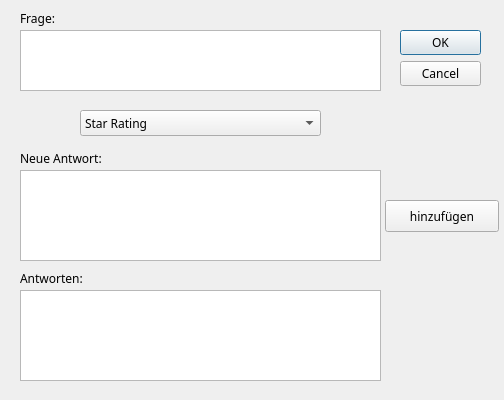
<?xml version="1.0" encoding="UTF-8"?>
<ui version="4.0">
 <class>QuestionEditor</class>
 <widget class="QDialog" name="QuestionEditor">
  <property name="geometry">
   <rect>
    <x>0</x>
    <y>0</y>
    <width>504</width>
    <height>400</height>
   </rect>
  </property>
  <property name="font">
   <font>
    <family>Futura</family>
   </font>
  </property>
  <property name="windowTitle">
   <string>Dialog</string>
  </property>
  <widget class="QDialogButtonBox" name="buttonBox">
   <property name="geometry">
    <rect>
     <x>400</x>
     <y>30</y>
     <width>81</width>
     <height>141</height>
    </rect>
   </property>
   <property name="orientation">
    <enum>Qt::Vertical</enum>
   </property>
   <property name="standardButtons">
    <set>QDialogButtonBox::Cancel|QDialogButtonBox::Ok</set>
   </property>
  </widget>
  <widget class="QLabel" name="label">
   <property name="geometry">
    <rect>
     <x>20</x>
     <y>10</y>
     <width>91</width>
     <height>16</height>
    </rect>
   </property>
   <property name="text">
    <string>Frage:</string>
   </property>
  </widget>
  <widget class="QTextEdit" name="textEdit">
   <property name="geometry">
    <rect>
     <x>20</x>
     <y>30</y>
     <width>361</width>
     <height>61</height>
    </rect>
   </property>
  </widget>
  <widget class="QComboBox" name="comboBox">
   <property name="geometry">
    <rect>
     <x>80</x>
     <y>110</y>
     <width>241</width>
     <height>26</height>
    </rect>
   </property>
   <item>
    <property name="text">
     <string>Star Rating</string>
    </property>
   </item>
   <item>
    <property name="text">
     <string>Multiple Choice</string>
    </property>
   </item>
  </widget>
  <widget class="QStackedWidget" name="stackedWidget">
   <property name="geometry">
    <rect>
     <x>0</x>
     <y>140</y>
     <width>501</width>
     <height>261</height>
    </rect>
   </property>
   <property name="currentIndex">
    <number>1</number>
   </property>
   <widget class="QWidget" name="page"/>
   <widget class="QWidget" name="page_2">
    <widget class="QListView" name="listView">
     <property name="geometry">
      <rect>
       <x>20</x>
       <y>150</y>
       <width>361</width>
       <height>91</height>
      </rect>
     </property>
    </widget>
    <widget class="QLabel" name="label_2">
     <property name="geometry">
      <rect>
       <x>20</x>
       <y>130</y>
       <width>91</width>
       <height>16</height>
      </rect>
     </property>
     <property name="text">
      <string>Antworten:</string>
     </property>
    </widget>
    <widget class="QLabel" name="label_3">
     <property name="geometry">
      <rect>
       <x>20</x>
       <y>10</y>
       <width>101</width>
       <height>16</height>
      </rect>
     </property>
     <property name="text">
      <string>Neue Antwort:</string>
     </property>
    </widget>
    <widget class="QTextEdit" name="textEdit_2">
     <property name="geometry">
      <rect>
       <x>20</x>
       <y>30</y>
       <width>361</width>
       <height>91</height>
      </rect>
     </property>
    </widget>
    <widget class="QPushButton" name="pushButton">
     <property name="geometry">
      <rect>
       <x>385</x>
       <y>60</y>
       <width>114</width>
       <height>32</height>
      </rect>
     </property>
     <property name="text">
      <string>hinzufügen</string>
     </property>
    </widget>
   </widget>
  </widget>
 </widget>
 <resources/>
 <connections>
  <connection>
   <sender>buttonBox</sender>
   <signal>accepted()</signal>
   <receiver>QuestionEditor</receiver>
   <slot>accept()</slot>
   <hints>
    <hint type="sourcelabel">
     <x>248</x>
     <y>254</y>
    </hint>
    <hint type="destinationlabel">
     <x>157</x>
     <y>274</y>
    </hint>
   </hints>
  </connection>
  <connection>
   <sender>buttonBox</sender>
   <signal>rejected()</signal>
   <receiver>QuestionEditor</receiver>
   <slot>reject()</slot>
   <hints>
    <hint type="sourcelabel">
     <x>316</x>
     <y>260</y>
    </hint>
    <hint type="destinationlabel">
     <x>286</x>
     <y>274</y>
    </hint>
   </hints>
  </connection>
 </connections>
</ui>
